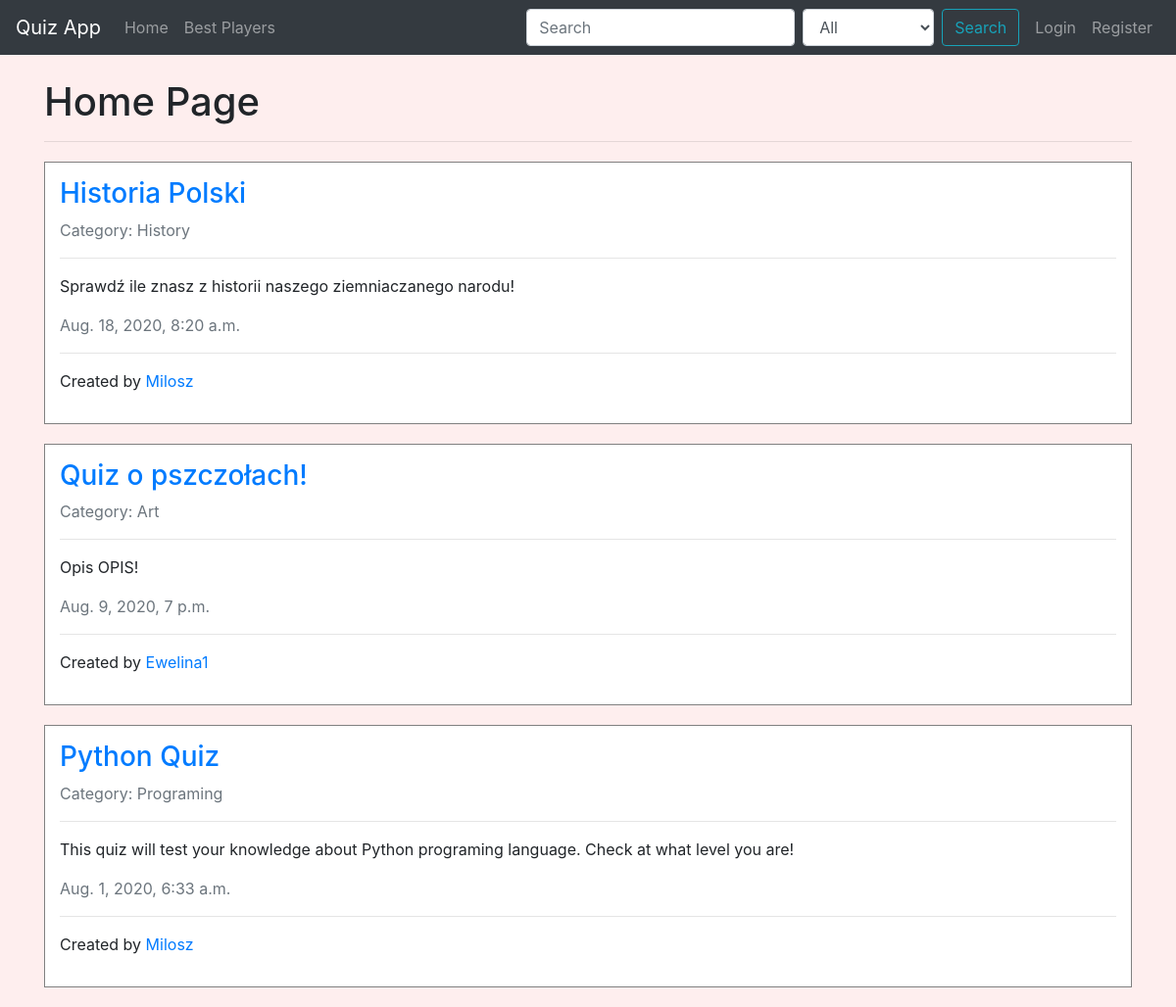
The page / on the database its author committed.
### quiz/models.py (models this page shows, shortened)
class Quiz(models.Model):
	title = models.CharField(max_length=100)
	description = models.TextField()
	author = models.ForeignKey(User, on_delete=models.CASCADE, related_name='quizzes')
	category = models.ForeignKey(Category, on_delete=models.SET_NULL, null=True, related_name='quizzes')
	date_created = models.DateTimeField(default=now)
	likes = models.ManyToManyField(User, related_name='liked_quizzes')
	dislikes = models.ManyToManyField(User, related_name='disliked_quizzes')
	class Meta:
		verbose_name_plural = 'Quizzes'

class Category(models.Model):
	name = models.CharField(max_length=64)
	class Meta:
		verbose_name_plural = 'Categories'
	def __str__(self):
		return self.name

### quiz/views.py (the view, shortened to what this page needs)
# urls.py: path('', views.QuizListView.as_view(), name='home'),
class QuizListView(ListView):
    model = Quiz
    template_name = 'quiz/home.html'
    ordering = '-date_created'
    paginate_by = 5
    def get_queryset(self):
        query = self.request.GET.get('q')
        category = self.request.GET.get('category')
        return super().get_queryset()

### quiz/context_processors.py (called while the page is built)
def categories_processor(request):
	categories = Category.objects.all()
	return dict(categories=categories)

### quiz/templates/quiz/home.html (shortened to what this page needs)
{% extends "quiz/base.html" %}
{% block content %}
	<h1>Home Page</h1>
	<hr>
	{% for quiz in object_list %}
		{% include "quiz/quiz.html" %}
	{% endfor %}
{% endblock content %}

### quiz/templates/quiz/quiz.html
<div class="quiz">
	<h3><a href="{% url 'quiz:detail' quiz.id %}">{{ quiz.title }}</a></h3>
	<p class="text-muted">Category: {{ quiz.category.name }}</p>
	<hr>
	<p>{{ quiz.description }}</p>
	<p class="text-muted">{{ quiz.date_created }}</p>
	<hr>
	<p>Created by <a href="{% url 'accounts:user_view' quiz.author.id %}">{{ quiz.author.username }}</a></p>
</div>

### quiz/static/quiz/main.css (style rules this page uses)
body { background-color: #feeeee; }
.quiz { border: 1px solid gray; margin: 20px 0; padding: 15px; background-color: white; }

### rows shown on the page
Quiz: title "Historia Polski", category.name "History", description "Sprawdź ile znasz z historii naszego ziemniaczanego narodu!", date_created "Aug. 18, 2020, 8:20 a.m.", author.username "Milosz"
Quiz: title "Quiz o pszczołach!", category.name "Art", description "Opis OPIS!", date_created "Aug. 9, 2020, 7 p.m.", author.username "Ewelina1"
Quiz: title "Python Quiz", category.name "Programing", description "This quiz will test your knowledge about Python programing language. Check at what level you are!", date_created "Aug. 1, 2020, 6:33 a.m.", author.username "Milosz"
